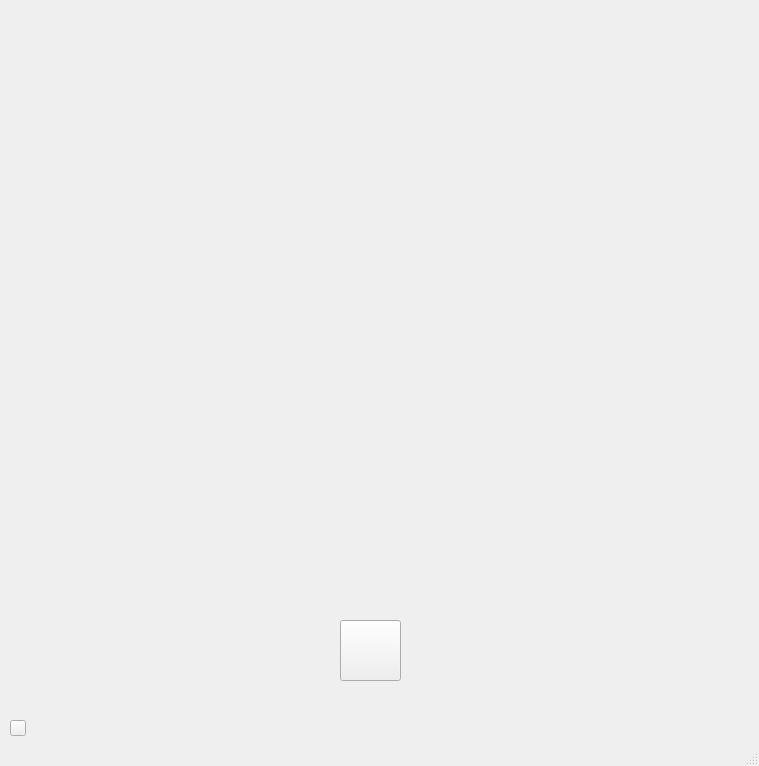
<?xml version="1.0" encoding="UTF-8"?>
<ui version="4.0">
 <class>MainWindow</class>
 <widget class="QMainWindow" name="MainWindow">
  <property name="geometry">
   <rect>
    <x>0</x>
    <y>0</y>
    <width>759</width>
    <height>766</height>
   </rect>
  </property>
  <property name="windowTitle">
   <string>Atom</string>
  </property>
  <property name="styleSheet">
   <string notr="true"/>
  </property>
  <widget class="QWidget" name="centralwidget">
   <widget class="QLabel" name="logo">
    <property name="geometry">
     <rect>
      <x>10</x>
      <y>10</y>
      <width>111</width>
      <height>101</height>
     </rect>
    </property>
    <property name="styleSheet">
     <string notr="true">border-image: url(:/Fondos/atomoIcon.png);</string>
    </property>
    <property name="text">
     <string/>
    </property>
   </widget>
   <widget class="QLabel" name="control">
    <property name="geometry">
     <rect>
      <x>442</x>
      <y>531</y>
      <width>341</width>
      <height>231</height>
     </rect>
    </property>
    <property name="styleSheet">
     <string notr="true">border-image: url(:/interfaceControl/Xbox One.png);</string>
    </property>
    <property name="text">
     <string/>
    </property>
   </widget>
   <widget class="QLabel" name="Adelante">
    <property name="geometry">
     <rect>
      <x>240</x>
      <y>180</y>
      <width>271</width>
      <height>341</height>
     </rect>
    </property>
    <property name="styleSheet">
     <string notr="true">border-image: url(:/EstadoCarro/estadoInicial.png);</string>
    </property>
    <property name="text">
     <string/>
    </property>
   </widget>
   <widget class="QLabel" name="giroDerecha">
    <property name="geometry">
     <rect>
      <x>230</x>
      <y>170</y>
      <width>311</width>
      <height>351</height>
     </rect>
    </property>
    <property name="styleSheet">
     <string notr="true">border-image: url(:/EstadoCarro/giroDerecha_burned.png);</string>
    </property>
    <property name="text">
     <string/>
    </property>
   </widget>
   <widget class="QLabel" name="giroIzquierda">
    <property name="geometry">
     <rect>
      <x>220</x>
      <y>170</y>
      <width>321</width>
      <height>351</height>
     </rect>
    </property>
    <property name="styleSheet">
     <string notr="true">border-image: url(:/EstadoCarro/giroIzquierda_burned.png);</string>
    </property>
    <property name="text">
     <string/>
    </property>
   </widget>
   <widget class="QLabel" name="EstadoConectado">
    <property name="geometry">
     <rect>
      <x>670</x>
      <y>20</y>
      <width>64</width>
      <height>64</height>
     </rect>
    </property>
    <property name="styleSheet">
     <string notr="true">border-image: url(:/Fondos/rec.png);</string>
    </property>
    <property name="text">
     <string/>
    </property>
   </widget>
   <widget class="QLabel" name="EstadoDesconectado">
    <property name="geometry">
     <rect>
      <x>670</x>
      <y>20</y>
      <width>64</width>
      <height>64</height>
     </rect>
    </property>
    <property name="styleSheet">
     <string notr="true">border-image: url(:/Fondos/rec (1).png);</string>
    </property>
    <property name="text">
     <string/>
    </property>
   </widget>
   <widget class="QLabel" name="BuscandoConexion">
    <property name="geometry">
     <rect>
      <x>670</x>
      <y>20</y>
      <width>64</width>
      <height>64</height>
     </rect>
    </property>
    <property name="styleSheet">
     <string notr="true">border-image: url(:/Fondos/rec (2).png);</string>
    </property>
    <property name="text">
     <string/>
    </property>
   </widget>
   <widget class="QLabel" name="press_a">
    <property name="geometry">
     <rect>
      <x>655</x>
      <y>611</y>
      <width>40</width>
      <height>30</height>
     </rect>
    </property>
    <property name="maximumSize">
     <size>
      <width>16777215</width>
      <height>16777215</height>
     </size>
    </property>
    <property name="styleSheet">
     <string notr="true">border-image: url(:/interfaceControl/destello.png);</string>
    </property>
    <property name="text">
     <string/>
    </property>
   </widget>
   <widget class="QLabel" name="press_x">
    <property name="geometry">
     <rect>
      <x>639</x>
      <y>595</y>
      <width>40</width>
      <height>30</height>
     </rect>
    </property>
    <property name="maximumSize">
     <size>
      <width>16777215</width>
      <height>16777215</height>
     </size>
    </property>
    <property name="styleSheet">
     <string notr="true">border-image: url(:/interfaceControl/destello.png);</string>
    </property>
    <property name="text">
     <string/>
    </property>
   </widget>
   <widget class="QLabel" name="press_y">
    <property name="geometry">
     <rect>
      <x>656</x>
      <y>580</y>
      <width>40</width>
      <height>30</height>
     </rect>
    </property>
    <property name="maximumSize">
     <size>
      <width>16777215</width>
      <height>16777215</height>
     </size>
    </property>
    <property name="styleSheet">
     <string notr="true">border-image: url(:/interfaceControl/destello.png);</string>
    </property>
    <property name="text">
     <string/>
    </property>
   </widget>
   <widget class="QLabel" name="press_b">
    <property name="geometry">
     <rect>
      <x>671</x>
      <y>596</y>
      <width>40</width>
      <height>30</height>
     </rect>
    </property>
    <property name="maximumSize">
     <size>
      <width>16777215</width>
      <height>16777215</height>
     </size>
    </property>
    <property name="styleSheet">
     <string notr="true">border-image: url(:/interfaceControl/destello.png);</string>
    </property>
    <property name="text">
     <string/>
    </property>
   </widget>
   <widget class="QLabel" name="press_leftJ">
    <property name="geometry">
     <rect>
      <x>517</x>
      <y>586</y>
      <width>75</width>
      <height>48</height>
     </rect>
    </property>
    <property name="maximumSize">
     <size>
      <width>16777215</width>
      <height>16777215</height>
     </size>
    </property>
    <property name="styleSheet">
     <string notr="true">border-image: url(:/interfaceControl/destello.png);</string>
    </property>
    <property name="text">
     <string/>
    </property>
   </widget>
   <widget class="QLabel" name="press_rightJ">
    <property name="geometry">
     <rect>
      <x>610</x>
      <y>623</y>
      <width>75</width>
      <height>48</height>
     </rect>
    </property>
    <property name="maximumSize">
     <size>
      <width>16777215</width>
      <height>16777215</height>
     </size>
    </property>
    <property name="styleSheet">
     <string notr="true">border-image: url(:/interfaceControl/destello.png);</string>
    </property>
    <property name="text">
     <string/>
    </property>
   </widget>
   <widget class="QPushButton" name="Conectar">
    <property name="geometry">
     <rect>
      <x>340</x>
      <y>620</y>
      <width>61</width>
      <height>61</height>
     </rect>
    </property>
    <property name="toolTip">
     <string/>
    </property>
    <property name="autoFillBackground">
     <bool>false</bool>
    </property>
    <property name="styleSheet">
     <string notr="true">border-image: url(:/Fondos/boton-encendido-simbolo-universal.png);</string>
    </property>
    <property name="text">
     <string/>
    </property>
    <property name="checkable">
     <bool>true</bool>
    </property>
   </widget>
   <widget class="QLabel" name="rightJ">
    <property name="geometry">
     <rect>
      <x>563</x>
      <y>599</y>
      <width>23</width>
      <height>21</height>
     </rect>
    </property>
    <property name="sizePolicy">
     <sizepolicy hsizetype="Fixed" vsizetype="Preferred">
      <horstretch>0</horstretch>
      <verstretch>0</verstretch>
     </sizepolicy>
    </property>
    <property name="styleSheet">
     <string notr="true">border-image: url(:/Fondos/flecha-derecha (1).png);</string>
    </property>
    <property name="text">
     <string/>
    </property>
   </widget>
   <widget class="QLabel" name="leftJ">
    <property name="geometry">
     <rect>
      <x>518</x>
      <y>599</y>
      <width>23</width>
      <height>21</height>
     </rect>
    </property>
    <property name="sizePolicy">
     <sizepolicy hsizetype="Fixed" vsizetype="Preferred">
      <horstretch>0</horstretch>
      <verstretch>0</verstretch>
     </sizepolicy>
    </property>
    <property name="styleSheet">
     <string notr="true">border-image: url(:/interfaceControl/izquierda.png);</string>
    </property>
    <property name="text">
     <string/>
    </property>
   </widget>
   <widget class="QLabel" name="upJ">
    <property name="geometry">
     <rect>
      <x>540</x>
      <y>577</y>
      <width>23</width>
      <height>21</height>
     </rect>
    </property>
    <property name="sizePolicy">
     <sizepolicy hsizetype="Fixed" vsizetype="Preferred">
      <horstretch>0</horstretch>
      <verstretch>0</verstretch>
     </sizepolicy>
    </property>
    <property name="styleSheet">
     <string notr="true">border-image: url(:/interfaceControl/arriba.png);</string>
    </property>
    <property name="text">
     <string/>
    </property>
   </widget>
   <widget class="QLabel" name="downJ">
    <property name="geometry">
     <rect>
      <x>540</x>
      <y>619</y>
      <width>23</width>
      <height>21</height>
     </rect>
    </property>
    <property name="sizePolicy">
     <sizepolicy hsizetype="Fixed" vsizetype="Preferred">
      <horstretch>0</horstretch>
      <verstretch>0</verstretch>
     </sizepolicy>
    </property>
    <property name="styleSheet">
     <string notr="true">border-image: url(:/interfaceControl/abajo.png);</string>
    </property>
    <property name="text">
     <string/>
    </property>
   </widget>
   <widget class="QLabel" name="rightJ_2">
    <property name="geometry">
     <rect>
      <x>655</x>
      <y>635</y>
      <width>23</width>
      <height>21</height>
     </rect>
    </property>
    <property name="sizePolicy">
     <sizepolicy hsizetype="Fixed" vsizetype="Preferred">
      <horstretch>0</horstretch>
      <verstretch>0</verstretch>
     </sizepolicy>
    </property>
    <property name="styleSheet">
     <string notr="true">border-image: url(:/Fondos/flecha-derecha (1).png);</string>
    </property>
    <property name="text">
     <string/>
    </property>
   </widget>
   <widget class="QLabel" name="upJ_2">
    <property name="geometry">
     <rect>
      <x>633</x>
      <y>614</y>
      <width>23</width>
      <height>21</height>
     </rect>
    </property>
    <property name="sizePolicy">
     <sizepolicy hsizetype="Fixed" vsizetype="Preferred">
      <horstretch>0</horstretch>
      <verstretch>0</verstretch>
     </sizepolicy>
    </property>
    <property name="styleSheet">
     <string notr="true">border-image: url(:/interfaceControl/arriba.png);</string>
    </property>
    <property name="text">
     <string/>
    </property>
   </widget>
   <widget class="QLabel" name="leftJ_2">
    <property name="geometry">
     <rect>
      <x>612</x>
      <y>635</y>
      <width>23</width>
      <height>21</height>
     </rect>
    </property>
    <property name="sizePolicy">
     <sizepolicy hsizetype="Fixed" vsizetype="Preferred">
      <horstretch>0</horstretch>
      <verstretch>0</verstretch>
     </sizepolicy>
    </property>
    <property name="styleSheet">
     <string notr="true">border-image: url(:/interfaceControl/izquierda.png);</string>
    </property>
    <property name="text">
     <string/>
    </property>
   </widget>
   <widget class="QLabel" name="downJ_2">
    <property name="geometry">
     <rect>
      <x>633</x>
      <y>655</y>
      <width>23</width>
      <height>21</height>
     </rect>
    </property>
    <property name="sizePolicy">
     <sizepolicy hsizetype="Fixed" vsizetype="Preferred">
      <horstretch>0</horstretch>
      <verstretch>0</verstretch>
     </sizepolicy>
    </property>
    <property name="styleSheet">
     <string notr="true">border-image: url(:/interfaceControl/abajo.png);</string>
    </property>
    <property name="text">
     <string/>
    </property>
   </widget>
   <widget class="QLabel" name="cuadritos">
    <property name="geometry">
     <rect>
      <x>583</x>
      <y>599</y>
      <width>27</width>
      <height>20</height>
     </rect>
    </property>
    <property name="styleSheet">
     <string notr="true">border-image: url(:/interfaceControl/destello.png);</string>
    </property>
    <property name="text">
     <string/>
    </property>
   </widget>
   <widget class="QLabel" name="lineas">
    <property name="geometry">
     <rect>
      <x>618</x>
      <y>599</y>
      <width>27</width>
      <height>20</height>
     </rect>
    </property>
    <property name="styleSheet">
     <string notr="true">border-image: url(:/interfaceControl/destello.png);</string>
    </property>
    <property name="text">
     <string/>
    </property>
   </widget>
   <widget class="QLabel" name="right">
    <property name="geometry">
     <rect>
      <x>592</x>
      <y>637</y>
      <width>23</width>
      <height>21</height>
     </rect>
    </property>
    <property name="sizePolicy">
     <sizepolicy hsizetype="Fixed" vsizetype="Preferred">
      <horstretch>0</horstretch>
      <verstretch>0</verstretch>
     </sizepolicy>
    </property>
    <property name="styleSheet">
     <string notr="true">border-image: url(:/Fondos/flecha-derecha (1).png);</string>
    </property>
    <property name="text">
     <string/>
    </property>
   </widget>
   <widget class="QLabel" name="left">
    <property name="geometry">
     <rect>
      <x>548</x>
      <y>638</y>
      <width>23</width>
      <height>21</height>
     </rect>
    </property>
    <property name="sizePolicy">
     <sizepolicy hsizetype="Fixed" vsizetype="Preferred">
      <horstretch>0</horstretch>
      <verstretch>0</verstretch>
     </sizepolicy>
    </property>
    <property name="styleSheet">
     <string notr="true">border-image: url(:/interfaceControl/izquierda.png);</string>
    </property>
    <property name="text">
     <string/>
    </property>
   </widget>
   <widget class="QLabel" name="up">
    <property name="geometry">
     <rect>
      <x>570</x>
      <y>615</y>
      <width>23</width>
      <height>21</height>
     </rect>
    </property>
    <property name="sizePolicy">
     <sizepolicy hsizetype="Fixed" vsizetype="Preferred">
      <horstretch>0</horstretch>
      <verstretch>0</verstretch>
     </sizepolicy>
    </property>
    <property name="styleSheet">
     <string notr="true">border-image: url(:/interfaceControl/arriba.png);</string>
    </property>
    <property name="text">
     <string/>
    </property>
   </widget>
   <widget class="QLabel" name="down">
    <property name="geometry">
     <rect>
      <x>570</x>
      <y>660</y>
      <width>23</width>
      <height>21</height>
     </rect>
    </property>
    <property name="sizePolicy">
     <sizepolicy hsizetype="Fixed" vsizetype="Preferred">
      <horstretch>0</horstretch>
      <verstretch>0</verstretch>
     </sizepolicy>
    </property>
    <property name="styleSheet">
     <string notr="true">border-image: url(:/interfaceControl/abajo.png);</string>
    </property>
    <property name="text">
     <string/>
    </property>
   </widget>
   <widget class="QLabel" name="offcanon">
    <property name="geometry">
     <rect>
      <x>230</x>
      <y>70</y>
      <width>64</width>
      <height>64</height>
     </rect>
    </property>
    <property name="styleSheet">
     <string notr="true">border-image: url(:/canon/dispararListo.png);</string>
    </property>
    <property name="text">
     <string/>
    </property>
   </widget>
   <widget class="QLabel" name="oncanon">
    <property name="geometry">
     <rect>
      <x>230</x>
      <y>70</y>
      <width>64</width>
      <height>64</height>
     </rect>
    </property>
    <property name="styleSheet">
     <string notr="true">border-image: url(:/canon/dispararListo2.png);</string>
    </property>
    <property name="text">
     <string/>
    </property>
   </widget>
   <widget class="QLabel" name="canon">
    <property name="geometry">
     <rect>
      <x>230</x>
      <y>10</y>
      <width>64</width>
      <height>64</height>
     </rect>
    </property>
    <property name="styleSheet">
     <string notr="true">border-image: url(:/canon/canon.png);</string>
    </property>
    <property name="text">
     <string/>
    </property>
   </widget>
   <widget class="QLabel" name="LB">
    <property name="geometry">
     <rect>
      <x>530</x>
      <y>490</y>
      <width>41</width>
      <height>151</height>
     </rect>
    </property>
    <property name="styleSheet">
     <string notr="true">border-image: url(:/interfaceControl/menos.png);</string>
    </property>
    <property name="text">
     <string/>
    </property>
   </widget>
   <widget class="QLabel" name="RB">
    <property name="geometry">
     <rect>
      <x>650</x>
      <y>490</y>
      <width>41</width>
      <height>151</height>
     </rect>
    </property>
    <property name="styleSheet">
     <string notr="true">border-image: url(:/interfaceControl/menos.png);</string>
    </property>
    <property name="text">
     <string/>
    </property>
   </widget>
   <widget class="QLabel" name="RT">
    <property name="geometry">
     <rect>
      <x>650</x>
      <y>480</y>
      <width>41</width>
      <height>151</height>
     </rect>
    </property>
    <property name="styleSheet">
     <string notr="true">border-image: url(:/interfaceControl/menos.png);</string>
    </property>
    <property name="text">
     <string/>
    </property>
   </widget>
   <widget class="QLabel" name="LT">
    <property name="geometry">
     <rect>
      <x>530</x>
      <y>480</y>
      <width>41</width>
      <height>151</height>
     </rect>
    </property>
    <property name="styleSheet">
     <string notr="true">border-image: url(:/interfaceControl/menos.png);</string>
    </property>
    <property name="text">
     <string/>
    </property>
   </widget>
   <widget class="QLabel" name="manual">
    <property name="geometry">
     <rect>
      <x>340</x>
      <y>10</y>
      <width>64</width>
      <height>64</height>
     </rect>
    </property>
    <property name="styleSheet">
     <string notr="true">border-image: url(:/canon/autonomo.png);</string>
    </property>
    <property name="text">
     <string/>
    </property>
   </widget>
   <widget class="QLabel" name="offmanual">
    <property name="geometry">
     <rect>
      <x>340</x>
      <y>70</y>
      <width>64</width>
      <height>64</height>
     </rect>
    </property>
    <property name="styleSheet">
     <string notr="true">border-image: url(:/canon/dispararListo.png);</string>
    </property>
    <property name="text">
     <string/>
    </property>
   </widget>
   <widget class="QLabel" name="onmanual">
    <property name="geometry">
     <rect>
      <x>340</x>
      <y>70</y>
      <width>64</width>
      <height>64</height>
     </rect>
    </property>
    <property name="styleSheet">
     <string notr="true">border-image: url(:/canon/dispararListo2.png);</string>
    </property>
    <property name="text">
     <string/>
    </property>
   </widget>
   <widget class="QLabel" name="carga">
    <property name="geometry">
     <rect>
      <x>450</x>
      <y>10</y>
      <width>64</width>
      <height>64</height>
     </rect>
    </property>
    <property name="styleSheet">
     <string notr="true">border-image: url(:/canon/carga.png);</string>
    </property>
    <property name="text">
     <string/>
    </property>
   </widget>
   <widget class="QLabel" name="offcarga">
    <property name="geometry">
     <rect>
      <x>450</x>
      <y>70</y>
      <width>64</width>
      <height>64</height>
     </rect>
    </property>
    <property name="styleSheet">
     <string notr="true">border-image: url(:/canon/dispararListo.png);</string>
    </property>
    <property name="text">
     <string/>
    </property>
   </widget>
   <widget class="QLabel" name="oncarga">
    <property name="geometry">
     <rect>
      <x>450</x>
      <y>70</y>
      <width>64</width>
      <height>64</height>
     </rect>
    </property>
    <property name="styleSheet">
     <string notr="true">border-image: url(:/canon/dispararListo2.png);</string>
    </property>
    <property name="text">
     <string/>
    </property>
   </widget>
   <widget class="QLabel" name="Fondo">
    <property name="geometry">
     <rect>
      <x>-40</x>
      <y>-30</y>
      <width>891</width>
      <height>801</height>
     </rect>
    </property>
    <property name="styleSheet">
     <string notr="true">border-image: url(:/Fondos/fondo3.jpg);</string>
    </property>
    <property name="text">
     <string/>
    </property>
   </widget>
   <widget class="QPushButton" name="desconectar">
    <property name="geometry">
     <rect>
      <x>10</x>
      <y>720</y>
      <width>16</width>
      <height>16</height>
     </rect>
    </property>
    <property name="styleSheet">
     <string notr="true">border-image: url(:/Fondos/images.jpg);</string>
    </property>
    <property name="text">
     <string/>
    </property>
   </widget>
   <zorder>Fondo</zorder>
   <zorder>logo</zorder>
   <zorder>control</zorder>
   <zorder>Adelante</zorder>
   <zorder>giroDerecha</zorder>
   <zorder>giroIzquierda</zorder>
   <zorder>EstadoConectado</zorder>
   <zorder>EstadoDesconectado</zorder>
   <zorder>BuscandoConexion</zorder>
   <zorder>press_a</zorder>
   <zorder>press_x</zorder>
   <zorder>press_y</zorder>
   <zorder>press_b</zorder>
   <zorder>press_leftJ</zorder>
   <zorder>press_rightJ</zorder>
   <zorder>Conectar</zorder>
   <zorder>rightJ</zorder>
   <zorder>leftJ</zorder>
   <zorder>upJ</zorder>
   <zorder>downJ</zorder>
   <zorder>rightJ_2</zorder>
   <zorder>upJ_2</zorder>
   <zorder>leftJ_2</zorder>
   <zorder>downJ_2</zorder>
   <zorder>cuadritos</zorder>
   <zorder>lineas</zorder>
   <zorder>right</zorder>
   <zorder>left</zorder>
   <zorder>up</zorder>
   <zorder>down</zorder>
   <zorder>offcanon</zorder>
   <zorder>oncanon</zorder>
   <zorder>canon</zorder>
   <zorder>LB</zorder>
   <zorder>RB</zorder>
   <zorder>RT</zorder>
   <zorder>LT</zorder>
   <zorder>manual</zorder>
   <zorder>offmanual</zorder>
   <zorder>onmanual</zorder>
   <zorder>carga</zorder>
   <zorder>offcarga</zorder>
   <zorder>oncarga</zorder>
   <zorder>desconectar</zorder>
  </widget>
  <widget class="QStatusBar" name="statusbar"/>
 </widget>
 <resources>
  <include location="AtomImg/recursos.qrc"/>
 </resources>
 <connections/>
</ui>
